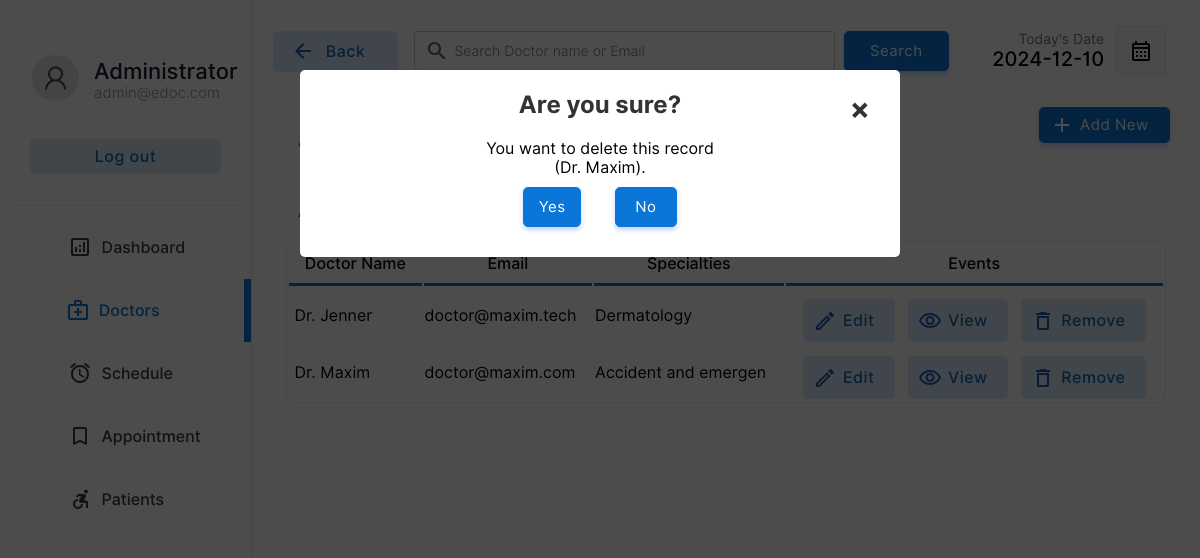
Screenshot of /doctor/doctors.php?action=drop&id=1&name=Dr. Maxim (signed in) with the database file from the repository.
### tables this page shows
CREATE TABLE `doctor` (
  `docid` int(11) NOT NULL,
  `docemail` varchar(255) DEFAULT NULL,
  `docname` varchar(255) DEFAULT NULL,
  `docpassword` varchar(255) DEFAULT NULL,
  `docnic` varchar(15) DEFAULT NULL,
  `doctel` varchar(15) DEFAULT NULL,
  `specialties` int(2) DEFAULT NULL,
  `gender` varchar(10) DEFAULT NULL,
  `dob` date DEFAULT NULL,
  `experience_years` int(11) DEFAULT NULL,
  `licence_number` varchar(100) DEFAULT NULL,
  `languages_spoken` varchar(255) DEFAULT NULL,
  `profile` varchar(255) DEFAULT NULL
);

CREATE TABLE `specialties` (
  `id` int(2) NOT NULL,
  `sname` varchar(50) DEFAULT NULL
);

### doctor/doctors.php (the view, shortened to what this page needs)
<!DOCTYPE html>
<html lang="en">
<head>
    <link rel="stylesheet" href="../css/animations.css">
    <link rel="stylesheet" href="../css/main.css">
    <link rel="stylesheet" href="../css/admin.css">
</head>
<body>
    <?php
    include("../connection.php");
    ?>
    <div class="container">
        <div class="menu">
            <table class="menu-container" border="0">
                <tr>
                    <td style="padding:10px" colspan="2">
                        <table border="0" class="profile-container">
                            <tr>
                                <td width="30%" style="padding-left:20px">
                                    <img src="../img/user.png" alt="" width="100%" style="border-radius:50%">
                                </td>
                                <td style="padding:0px;margin:0px;">
                                    <p class="profile-title">Administrator</p>
                                    <p class="profile-subtitle">admin@edoc.com</p>
                                </td>
                            </tr>
                            <tr>
                                <td colspan="2">
                                    <a href="../logout.php"><input type="button" value="Log out"
                                            class="logout-btn btn-primary-soft btn"></a>
                                </td>
                            </tr>
                        </table>
                    </td>
                </tr>
                <tr class="menu-row">
                    <td class="menu-btn menu-icon-dashbord">
                        <a href="index.php" class="non-style-link-menu">
                            <div>
                                <p class="menu-text">Dashboard</p>
                        </a>
        </div></a>
        <tr class="menu-row">
            <td class="menu-btn menu-icon-doctor menu-active menu-icon-doctor-active">
                <a href="doctors.php" class="non-style-link-menu non-style-link-menu-active">
                    <div>
                        <p class="menu-text">Doctors</p>
                </a>
    </div>
    <tr class="menu-row">
        <td class="menu-btn menu-icon-schedule">
            <a href="schedule.php" class="non-style-link-menu">
                <div>
                    <p class="menu-text">Schedule</p>
                </div>
            </a>
        </td>
    </tr>
    <tr class="menu-row">
        <td class="menu-btn menu-icon-appoinment">
            <a href="appointment.php" class="non-style-link-menu">
                <div>
                    <p class="menu-text">Appointment</p>
            </a></div>
        </td>
    </tr>
    <tr class="menu-row">
        <td class="menu-btn menu-icon-patient">
            <a href="patient.php" class="non-style-link-menu">
                <div>
                    <p class="menu-text">Patients</p>
            </a></div>
        </td>
    </tr>
    <div class="dash-body">
        <table border="0" width="100%" style=" border-spacing: 0;margin:0;padding:0;margin-top:25px; ">
            <tr>
                <td width="13%">
                    <a href="doctors.php"><button class="login-btn btn-primary-soft btn btn-icon-back"
                            style="padding-top:11px;padding-bottom:11px;margin-left:20px;width:125px">
                            <font class="tn-in-text">Back</font>
                        </button></a>
                </td>
                <td>
                    <form action="" method="post" class="header-search">
                        <input type="search" name="search" class="input-text header-searchbar"
                            placeholder="Search Doctor name or Email" list="doctors">&nbsp;&nbsp;
                        <?php
                        $list11 = $database->query("select  docname,docemail from  doctor;");
                        ?>
                        <input type="Submit" value="Search" class="login-btn btn-primary btn"
                            style="padding-left: 25px;padding-right: 25px;padding-top: 10px;padding-bottom: 10px;">
                    </form>
                </td>
                <td width="15%">
                    <p style="font-size: 14px;color: rgb(119, 119, 119);padding: 0;margin: 0;text-align: right;">
                        Today's Date
                    </p>
                    <p class="heading-sub12" style="padding: 0;margin: 0;">
                        <?php
                        $date = date('Y-m-d');
                        echo $date;
                        ?>
                    </p>
                </td>
                <td width="10%">
                    <button class="btn-label" style="display: flex;justify-content: center;align-items: center;"><img
                            src="../img/calendar.svg" width="100%"></button>
                </td>
            </tr>
            <tr>
                <td colspan="2" style="padding-top:30px;">
                    <p class="heading-main12" style="margin-left: 45px;font-size:20px;color:rgb(49, 49, 49)">Add New
                        Doctor</p>
                </td>
                <td colspan="2">
                    <a href="?action=add&id=none&error=0" class="non-style-link"><button
                            class="login-btn btn-primary btn button-icon"
                            style="display: flex;justify-content: center;align-items: center;margin-left:75px;background-image: url('../img/icons/add.svg');">Add
                            New</font></button>
                    </a>
                </td>
            </tr>
            <tr>
                <td colspan="4" style="padding-top:10px;">
                    <p class="heading-main12" style="margin-left: 45px;font-size:18px;color:rgb(49, 49, 49)">All Doctors
                        (<?php echo $list11->num_rows; ?>)</p>
                </td>
            </tr>
            <?php
            if ($_POST) {
                $keyword = $_POST["search"];
                $sqlmain = "select * from doctor where docemail='$keyword' or docname='$keyword' or docname like '$keyword%' or docname like '%$keyword' or docname like '%$keyword%'";
            } else {
                $sqlmain = "select * from doctor order by docid desc";
            }
            ?>
            <tr>
                <td colspan="4">
                    <center>
                        <div class="abc scroll">
                            <table width="93%" class="sub-table scrolldown" border="0">
                                <thead>
                                    <tr>
                                        <th class="table-headin">
                                            Doctor Name
                                        </th>
                                        <th class="table-headin">
                                            Email
                                        </th>
                                        <th class="table-headin">
                                            Specialties
                                        </th>
                                        <th class="table-headin">
                                            Events
                                    </tr>
                                </thead>
                                <tbody>
                                    <?php
                                    $result = $database->query($sqlmain);
                                    if ($result->num_rows == 0) {
                                        echo '<tr>
                                    <td colspan="4">
                                    <br><br><br><br>
                                    <center>
                                    <img src="../img/notfound.svg" width="25%">
                                    <br>
                                    <p class="heading-main12" style="margin-left: 45px;font-size:20px;color:rgb(49, 49, 49)">We  couldnt find anything related to your keywords !</p>
                                    <a class="non-style-link" href="doctors.php"><button  class="login-btn btn-primary-soft btn"  style="display: flex;justify-content: center;align-items: center;margin-left:20px;">&nbsp; Show all Doctors &nbsp;</font></button>
                                    </a>
                                    </center>
                                    <br><br><br><br>
                                    </td>
                                    </tr>';
                                    } else {
                                        for ($x = 0; $x < $result->num_rows; $x++) {
                                            $row = $result->fetch_assoc();
                                            $docid = $row["docid"];
                                            $name = $row["docname"];
                                            $email = $row["docemail"];
                                            $spe = $row["specialties"];
                                            $spcil_res = $database->query("select sname from specialties where id='$spe'");
                                            $spcil_array = $spcil_res->fetch_assoc();
                                            $spcil_name = $spcil_array["sname"];
                                            echo '<tr>
                                        <td> &nbsp;' .
                                                substr($name, 0, 30)
                                                . '</td>
                                        <td>
                                        ' . substr($email, 0, 20) . '
                                        </td>
                                        <td>
                                            ' . substr($spcil_name, 0, 20) . '
                                        </td>
                                        <td>
                                        <div style="display:flex;justify-content: center;">
                                        <a href="?action=edit&id=' . $docid . '&error=0" class="non-style-link"><button  class="btn-primary-soft btn button-icon btn-edit"  style="padding-left: 40px;padding-top: 12px;padding-bottom: 12px;margin-top: 10px;"><font class="tn-in-text">Edit</font></button></a>
                                        &nbsp;&nbsp;&nbsp;
                                        <a href="?action=view&id=' . $docid . '" class="non-style-link"><button  class="btn-primary-soft btn button-icon btn-view"  style="padding-left: 40px;padding-top: 12px;padding-bottom: 12px;margin-top: 10px;"><font class="tn-in-text">View</font></button></a>
                                       &nbsp;&nbsp;&nbsp;
                                       <a href="?action=drop&id=' . $docid . '&name=' . $name . '" class="non-style-link"><button  class="btn-primary-soft btn button-icon btn-delete"  style="padding-left: 40px;padding-top: 12px;padding-bottom: 12px;margin-top: 10px;"><font class="tn-in-text">Remove</font></button></a>
                                        </div>
                                        </td>
                                    </tr>';
                                        }
                                    }
                                    ?>
                                </tbody>
                            </table>
                        </div>
                    </center>
                </td>
            </tr>
        </table>
    </div>
    <?php
    if ($_GET) {
        $id = $_GET["id"];
        $action = $_GET["action"];
        if ($action == 'drop') {
            $nameget = $_GET["name"];
            echo '
            <div id="popup1" class="overlay">
                    <div class="popup">
                    <center>
                        <h2>Are you sure?</h2>
                        <a class="close" href="doctors.php">&times;</a>
                        <div class="content">
                            You want to delete this record<br>(' . substr($nameget, 0, 40) . ').
                        </div>
                        <div style="display: flex;justify-content: center;">
                        <a href="delete-doctor.php?id=' . $id . '" class="non-style-link"><button  class="btn-primary btn"  style="display: flex;justify-content: center;align-items: center;margin:10px;padding:10px;"<font class="tn-in-text">&nbsp;Yes&nbsp;</font></button></a>&nbsp;&nbsp;&nbsp;
                        <a href="doctors.php" class="non-style-link"><button  class="btn-primary btn"  style="display: flex;justify-content: center;align-items: center;margin:10px;padding:10px;"><font class="tn-in-text">&nbsp;&nbsp;No&nbsp;&nbsp;</font></button></a>
                        </div>
                    </center>
            </div>
            </div>
            ';
        }
    }
    ?>
</body>
</html>

### rows the page displays
doctor: docname "Dr. Jenner", docemail "doctor@maxim.tech", specialties.sname "Dermatology"
doctor: docname "Dr. Maxim", docemail "doctor@maxim.com", specialties.sname "Accident and emergen"

### other values shown
substr($nameget, 0, 40) "Dr. Maxim"
